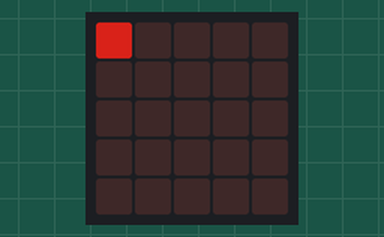
Simulated run of this program. Board: BBC micro:bit running MicroPython. On the bench: the board's 5×5 LED display. Dim RGB values are drawn brighter than linear.

Above: at 0.05 s.
At 0.65 s:
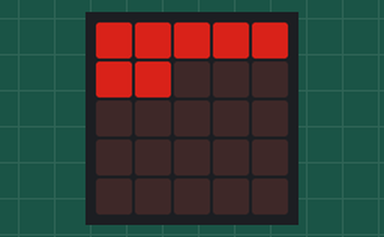
At 1.25 s:
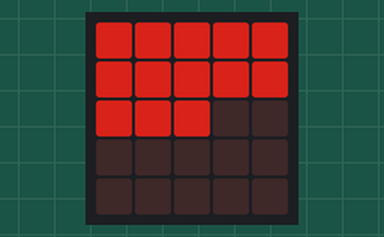
At 1.85 s:
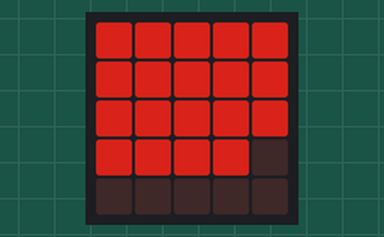
At 2.5 s:
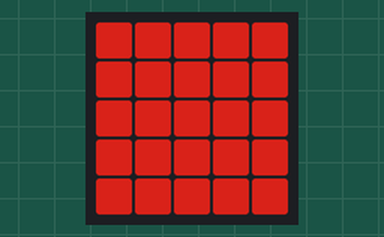
At 3.95 s:
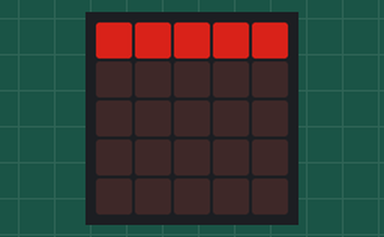

Measured:
- by itself, everything shown: repeats every 3.5 s, in 25 steps
- what the display in image 4 shows lasts 1.1 s, from 2.4 s to 3.5 s

The program:

gradient-1-filling-display-loop.py
```python
from microbit import *

pos = 0
SIZE = 5
MAX = 25

def draw(pos):
    x = int(pos % SIZE)
    y = int (pos / SIZE)
    display.set_pixel (x, y, 5)

while True:
    for position in range(0, 25):
        draw(position)
        sleep(100)

    sleep(1000)
    display.clear()
```
